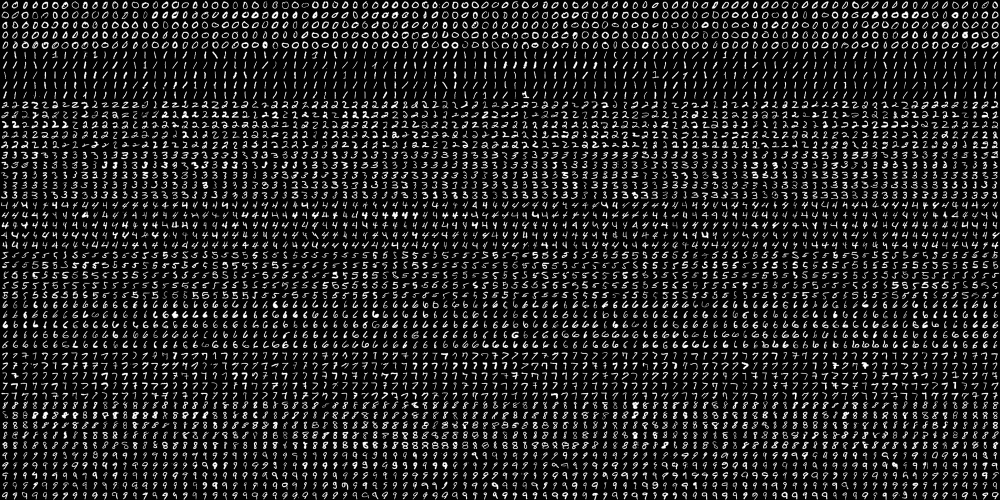
#> input picture knn/digits.png, 2000 x 1000 px (shown at 1/2 size)
$ python test_knn.py   (Python 2 division)
#> lines starting #> are read from the running program, lines starting #| are printed output that depends on the picture
# coding=utf-8
import cv2
import numpy as np

img = cv2.imread('digits.png')
#> img is the input picture: shape (1000, 2000, 3); min 0, max 255, mean 33.8
gray = cv2.cvtColor(img, cv2.COLOR_BGR2GRAY)


cells = [np.hsplit(row,100) for row in np.vsplit(gray,50)]
#> cells = 50 items

test = cv2.imread('test.png')
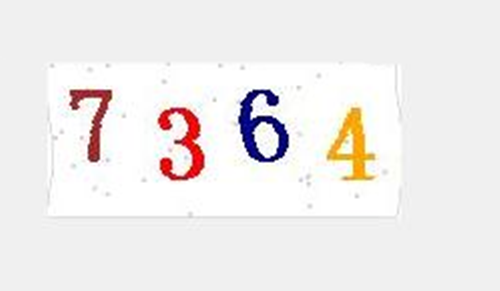
#> input picture denosing_and_painting/test.png, 500 x 291 px, found by its file name
#> test is the input picture: shape (291, 500, 3); mean B, G, R 236, 236.9, 240
test = cv2.cvtColor(test, cv2.COLOR_BGR2GRAY)
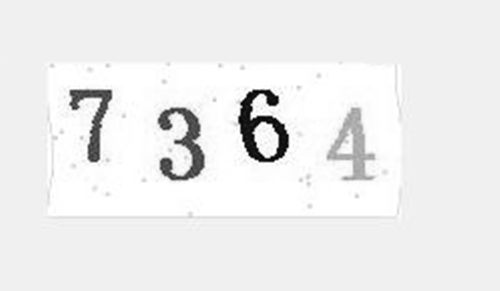
#> test: shape (291, 500); min 4, max 255, mean 237.7

#> (the run stopped early here; a loop or call above may not have finished)
